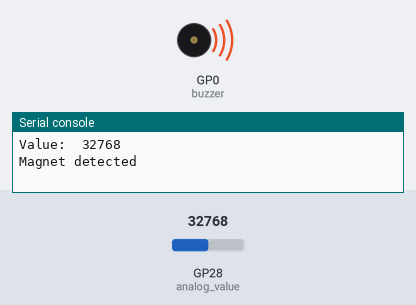
The program below on a simulated Raspberry Pi Pico running MicroPython. Parts: buzzer (waves = sounding), the last lines printed to the serial console. The test bench sets the inputs (shaded band); at power-on: GP28 (analog_value) = 32768 (analog values on the 0–65535 scale).

Above: at 1.2 s.
1.3 s: GP28 (analog_value) set to 50655
At 5.8 s:
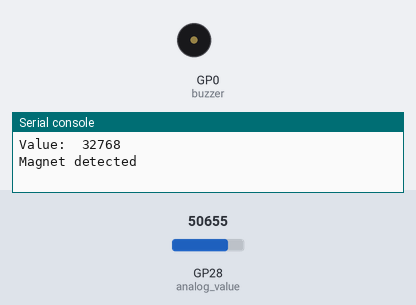
8.0 s: GP28 (analog_value) set to 49328
At 9.4 s:
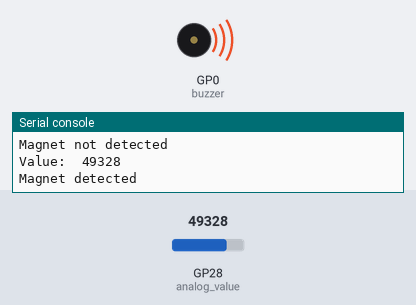
19.9 s: GP28 (analog_value) set to 57670
At 20.8 s:
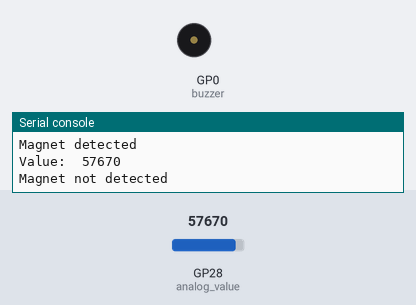
26.6 s: GP28 (analog_value) set to 49345
At 27.6 s:
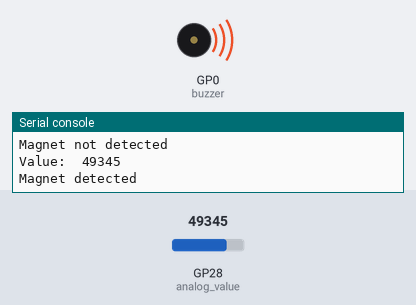
Timing chart, 0 to 39.5 s (numbered marks = the images above; inputs shaded):
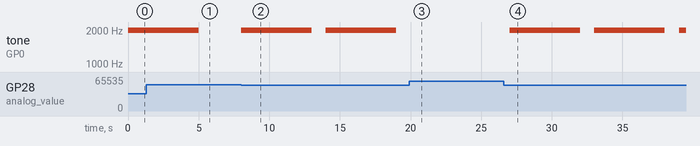

Measured:
- the behaviour switches between 50000 and 49984 on GP28 (analog_value) (found by bisection; images 1 and 2)
- after the input at 1.3 s, tone on GP0 (buzzer): goes on until 5.0 s, then stays silent
- after the input at 8.0 s, tone on GP0 (buzzer): alternates 1980 Hz for 5.0 s and silent for 1.0 s, starting at once
- after the input at 19.9 s, tone on GP0 (buzzer): stays silent (without the input it goes to 1980 Hz after 0.10 s)
- after the input at 26.6 s, tone on GP0 (buzzer): alternates 1980 Hz for 5.0 s and silent for 1.0 s, starting after 0.41 s

The program:

HW-484-reader-buzzer.py
```python
import machine
import utime
from machine import Pin, PWM

analog_value = machine.ADC(28)
buzzer = PWM(Pin(0))

while True:
    reading = analog_value.read_u16()
    print("Value: ",reading)
    if reading < 50000:
        print("Magnet detected")
        buzzer.freq(1980)
        buzzer.duty_u16(1000)
        utime.sleep(5)
        buzzer.duty_u16(0)
    else:
        print("Magnet not detected")
    utime.sleep(1.0)
```
